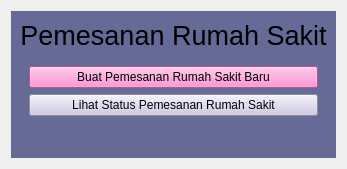
     <widget class="QWidget" name="page_1">
      <layout class="QGridLayout" name="gridLayout">
       <item row="0" column="0">
        <widget class="QWidget" name="widget" native="true">
         <property name="palette">
          <palette>
           <active>
            <colorrole role="WindowText">
             <brush brushstyle="SolidPattern">
              <color alpha="255">
               <red>255</red>
               <green>255</green>
               <blue>255</blue>
              </color>
             </brush>
            </colorrole>
            <colorrole role="Button">
             <brush brushstyle="SolidPattern">
              <color alpha="255">
               <red>102</red>
               <green>106</green>
               <blue>150</blue>
              </color>
             </brush>
            </colorrole>
            <colorrole role="Light">
             <brush brushstyle="SolidPattern">
              <color alpha="255">
               <red>102</red>
               <green>106</green>
               <blue>150</blue>
              </color>
             </brush>
            </colorrole>
            <colorrole role="Midlight">
             <brush brushstyle="SolidPattern">
              <color alpha="255">
               <red>85</red>
               <green>88</green>
               <blue>125</blue>
              </color>
             </brush>
            </colorrole>
            <colorrole role="Dark">
             <brush brushstyle="SolidPattern">
              <color alpha="255">
               <red>34</red>
               <green>35</green>
               <blue>50</blue>
              </color>
             </brush>
            </colorrole>
            <colorrole role="Mid">
             <brush brushstyle="SolidPattern">
              <color alpha="255">
               <red>45</red>
               <green>47</green>
               <blue>66</blue>
              </color>
             </brush>
            </colorrole>
            <colorrole role="Text">
             <brush brushstyle="SolidPattern">
              <color alpha="255">
               <red>255</red>
               <green>255</green>
               <blue>255</blue>
              </color>
             </brush>
            </colorrole>
            <colorrole role="BrightText">
             <brush brushstyle="SolidPattern">
              <color alpha="255">
               <red>255</red>
               <green>255</green>
               <blue>255</blue>
              </color>
             </brush>
            </colorrole>
            <colorrole role="ButtonText">
             <brush brushstyle="SolidPattern">
              <color alpha="255">
               <red>255</red>
               <green>255</green>
               <blue>255</blue>
              </color>
             </brush>
            </colorrole>
            <colorrole role="Base">
             <brush brushstyle="SolidPattern">
              <color alpha="255">
               <red>102</red>
               <green>106</green>
               <blue>150</blue>
              </color>
             </brush>
            </colorrole>
            <colorrole role="Window">
             <brush brushstyle="SolidPattern">
              <color alpha="255">
               <red>102</red>
               <green>106</green>
               <blue>150</blue>
              </color>
             </brush>
            </colorrole>
            <colorrole role="Shadow">
             <brush brushstyle="SolidPattern">
              <color alpha="255">
               <red>0</red>
               <green>0</green>
               <blue>0</blue>
              </color>
             </brush>
            </colorrole>
            <colorrole role="AlternateBase">
             <brush brushstyle="SolidPattern">
              <color alpha="255">
               <red>34</red>
               <green>35</green>
               <blue>50</blue>
              </color>
             </brush>
            </colorrole>
            <colorrole role="ToolTipBase">
             <brush brushstyle="SolidPattern">
              <color alpha="255">
               <red>255</red>
               <green>255</green>
               <blue>220</blue>
              </color>
             </brush>
            </colorrole>
            <colorrole role="ToolTipText">
             <brush brushstyle="SolidPattern">
              <color alpha="255">
               <red>0</red>
               <green>0</green>
               <blue>0</blue>
              </color>
             </brush>
            </colorrole>
           </active>
           <inactive>
            <colorrole role="WindowText">
             <brush brushstyle="SolidPattern">
              <color alpha="255">
               <red>255</red>
               <green>255</green>
               <blue>255</blue>
              </color>
             </brush>
            </colorrole>
            <colorrole role="Button">
             <brush brushstyle="SolidPattern">
              <color alpha="255">
               <red>102</red>
               <green>106</green>
               <blue>150</blue>
              </color>
             </brush>
            </colorrole>
            <colorrole role="Light">
             <brush brushstyle="SolidPattern">
              <color alpha="255">
               <red>102</red>
               <green>106</green>
               <blue>150</blue>
              </color>
             </brush>
            </colorrole>
            <colorrole role="Midlight">
             <brush brushstyle="SolidPattern">
              <color alpha="255">
               <red>85</red>
               <green>88</green>
               <blue>125</blue>
              </color>
             </brush>
            </colorrole>
            <colorrole role="Dark">
             <brush brushstyle="SolidPattern">
              <color alpha="255">
               <red>34</red>
               <green>35</green>
               <blue>50</blue>
              </color>
             </brush>
            </colorrole>
            <colorrole role="Mid">
             <brush brushstyle="SolidPattern">
              <color alpha="255">
               <red>45</red>
               <green>47</green>
               <blue>66</blue>
              </color>
             </brush>
            </colorrole>
            <colorrole role="Text">
             <brush brushstyle="SolidPattern">
              <color alpha="255">
               <red>255</red>
               <green>255</green>
               <blue>255</blue>
              </color>
             </brush>
            </colorrole>
            <colorrole role="BrightText">
             <brush brushstyle="SolidPattern">
              <color alpha="255">
               <red>255</red>
               <green>255</green>
               <blue>255</blue>
              </color>
             </brush>
            </colorrole>
            <colorrole role="ButtonText">
             <brush brushstyle="SolidPattern">
              <color alpha="255">
               <red>255</red>
               <green>255</green>
               <blue>255</blue>
              </color>
             </brush>
            </colorrole>
            <colorrole role="Base">
             <brush brushstyle="SolidPattern">
              <color alpha="255">
               <red>102</red>
               <green>106</green>
               <blue>150</blue>
              </color>
             </brush>
            </colorrole>
            <colorrole role="Window">
             <brush brushstyle="SolidPattern">
              <color alpha="255">
               <red>102</red>
               <green>106</green>
               <blue>150</blue>
              </color>
             </brush>
            </colorrole>
            <colorrole role="Shadow">
             <brush brushstyle="SolidPattern">
              <color alpha="255">
               <red>0</red>
               <green>0</green>
               <blue>0</blue>
              </color>
             </brush>
            </colorrole>
            <colorrole role="AlternateBase">
             <brush brushstyle="SolidPattern">
              <color alpha="255">
               <red>34</red>
               <green>35</green>
               <blue>50</blue>
              </color>
             </brush>
            </colorrole>
            <colorrole role="ToolTipBase">
             <brush brushstyle="SolidPattern">
              <color alpha="255">
               <red>255</red>
               <green>255</green>
               <blue>220</blue>
              </color>
             </brush>
            </colorrole>
            <colorrole role="ToolTipText">
             <brush brushstyle="SolidPattern">
              <color alpha="255">
               <red>0</red>
               <green>0</green>
               <blue>0</blue>
              </color>
             </brush>
            </colorrole>
           </inactive>
           <disabled>
            <colorrole role="WindowText">
             <brush brushstyle="SolidPattern">
              <color alpha="255">
               <red>34</red>
               <green>35</green>
               <blue>50</blue>
              </color>
             </brush>
            </colorrole>
            <colorrole role="Button">
             <brush brushstyle="SolidPattern">
              <color alpha="255">
               <red>102</red>
               <green>106</green>
               <blue>150</blue>
              </color>
             </brush>
            </colorrole>
            <colorrole role="Light">
             <brush brushstyle="SolidPattern">
              <color alpha="255">
               <red>102</red>
               <green>106</green>
               <blue>150</blue>
              </color>
             </brush>
            </colorrole>
            <colorrole role="Midlight">
             <brush brushstyle="SolidPattern">
              <color alpha="255">
               <red>85</red>
               <green>88</green>
               <blue>125</blue>
              </color>
             </brush>
            </colorrole>
            <colorrole role="Dark">
             <brush brushstyle="SolidPattern">
              <color alpha="255">
               <red>34</red>
               <green>35</green>
               <blue>50</blue>
              </color>
             </brush>
            </colorrole>
            <colorrole role="Mid">
             <brush brushstyle="SolidPattern">
              <color alpha="255">
               <red>45</red>
               <green>47</green>
               <blue>66</blue>
              </color>
             </brush>
            </colorrole>
            <colorrole role="Text">
             <brush brushstyle="SolidPattern">
              <color alpha="255">
               <red>34</red>
               <green>35</green>
               <blue>50</blue>
              </color>
             </brush>
            </colorrole>
            <colorrole role="BrightText">
             <brush brushstyle="SolidPattern">
              <color alpha="255">
               <red>255</red>
               <green>255</green>
               <blue>255</blue>
              </color>
             </brush>
            </colorrole>
            <colorrole role="ButtonText">
             <brush brushstyle="SolidPattern">
              <color alpha="255">
               <red>34</red>
               <green>35</green>
               <blue>50</blue>
              </color>
             </brush>
            </colorrole>
            <colorrole role="Base">
             <brush brushstyle="SolidPattern">
              <color alpha="255">
               <red>102</red>
               <green>106</green>
               <blue>150</blue>
              </color>
             </brush>
            </colorrole>
            <colorrole role="Window">
             <brush brushstyle="SolidPattern">
              <color alpha="255">
               <red>102</red>
               <green>106</green>
               <blue>150</blue>
              </color>
             </brush>
            </colorrole>
            <colorrole role="Shadow">
             <brush brushstyle="SolidPattern">
              <color alpha="255">
               <red>0</red>
               <green>0</green>
               <blue>0</blue>
              </color>
             </brush>
            </colorrole>
            <colorrole role="AlternateBase">
             <brush brushstyle="SolidPattern">
              <color alpha="255">
               <red>68</red>
               <green>71</green>
               <blue>100</blue>
              </color>
             </brush>
            </colorrole>
            <colorrole role="ToolTipBase">
             <brush brushstyle="SolidPattern">
              <color alpha="255">
               <red>255</red>
               <green>255</green>
               <blue>220</blue>
              </color>
             </brush>
            </colorrole>
            <colorrole role="ToolTipText">
             <brush brushstyle="SolidPattern">
              <color alpha="255">
               <red>0</red>
               <green>0</green>
               <blue>0</blue>
              </color>
             </brush>
            </colorrole>
           </disabled>
          </palette>
         </property>
         <property name="styleSheet">
          <string notr="true">background-color: #666a96;</string>
         </property>
         <layout class="QVBoxLayout" name="verticalLayout">
          <item>
           <widget class="QLabel" name="label_0">
            <property name="font">
             <font>
              <pointsize>20</pointsize>
             </font>
            </property>
            <property name="styleSheet">
             <string notr="true"/>
            </property>
            <property name="text">
             <string>Pemesanan Rumah Sakit</string>
            </property>
            <property name="alignment">
             <set>Qt::AlignCenter</set>
            </property>
           </widget>
          </item>
          <item>
           <widget class="QWidget" name="widget_3" native="true">
            <layout class="QVBoxLayout" name="verticalLayout_2">
             <item>
              <widget class="QPushButton" name="btn_buat">
               <property name="styleSheet">
                <string notr="true">background-color: #ff79c6</string>
               </property>
               <property name="text">
                <string>Buat Pemesanan Rumah Sakit Baru</string>
               </property>
              </widget>
             </item>
             <item>
              <widget class="QPushButton" name="btn_lihat">
               <property name="styleSheet">
                <string notr="true">background-color: #cbc3e3</string>
               </property>
               <property name="text">
                <string>Lihat Status Pemesanan Rumah Sakit</string>
               </property>
              </widget>
             </item>
            </layout>
           </widget>
          </item>
          <item>
           <widget class="QWidget" name="widget_2" native="true">
            <layout class="QGridLayout" name="gridLayout_2"/>
           </widget>
          </item>
         </layout>
        </widget>
       </item>
      </layout>
     </widget>
